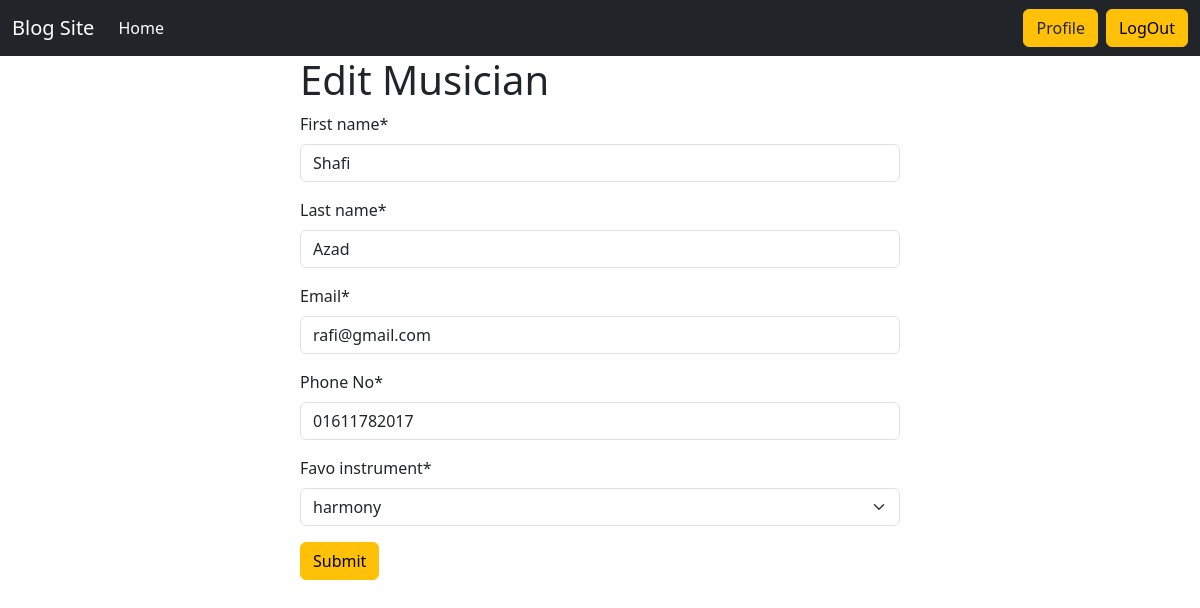
Page /musician/edit_musician/2 (signed in) on the committed database.
### musician/models.py (models this page shows, shortened)
class MusicianDetails(models.Model):
    First_name = models.CharField(max_length=100)
    Last_name = models.CharField(max_length=100)
    Email=models.EmailField()
    Phone_No= models.CharField(max_length=100)
    instrument_type =[
        ('drum', 'drum'),
        ('pianno', 'pianno'),
        ('harmony', 'harmony'),
    ]
    favo_instrument= models.CharField(max_length=10,choices=instrument_type)

### musician/views.py (the view)
# urls.py: path('edit_musician/<int:id>',views.edit_musician.as_view(),name = 'edit_musician_name'),
@method_decorator(login_required,name='dispatch')
class edit_musician(UpdateView):
    model = models.MusicianDetails
    form_class = forms.MusicianForm
    template_name ='edit_musician.html'
    pk_url_kwarg = 'id'
    success_url = reverse_lazy('profile')
    def get_context_data(self, **kwargs):
        context = super().get_context_data(**kwargs)
        context["type"] = 'Musician'
        return context

### musician/forms.py
class MusicianForm(forms.ModelForm):
    class Meta:
        model = MusicianDetails
        fields ="__all__"

### musician/templates/edit_musician.html (shortened to what this page needs)
{% extends "base.html" %}
{% load crispy_forms_tags %}
{% block content %}
<form style="width: 50%; margin: auto;" method="post">
    <h1>Edit {{type}}</h1>
    {{form | crispy}}
    <button class="mb-5 btn btn-warning" type="submit">Submit</button>
</form>
{% endblock  %}

### rows in the picture
MusicianDetails: First_name "Shafi", Last_name "Azad", Email "rafi@gmail.com", Phone_No "01611782017", favo_instrument "harmony"

### other values in the picture
{{ type }} "Musician"
